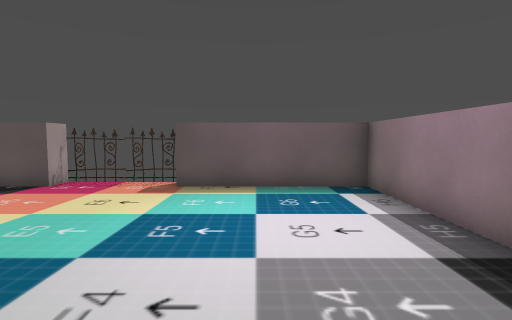
view 1 (above)

14 first-person views from a walk through a level from a Godot 3-D game. The camera is 1.5 m above the floor, tilts 4° down and sees 80° across. The floor is counted in squares, 1 m on a side. Each view is taken from the middle of a square. On the plan, view 1 faces up. The plan holds only what a view shows up to about 15 squares ahead; the rest is blank.

view 2
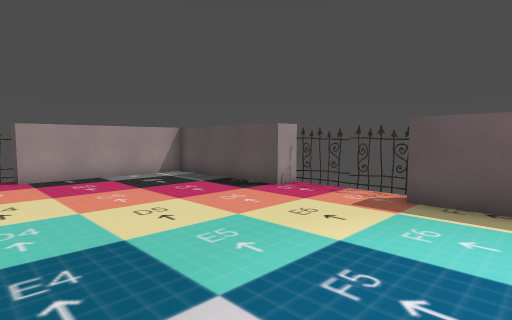

view 3
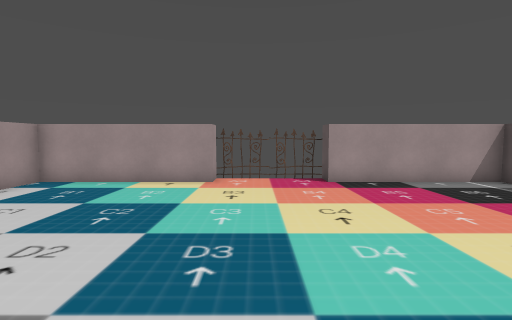

view 4
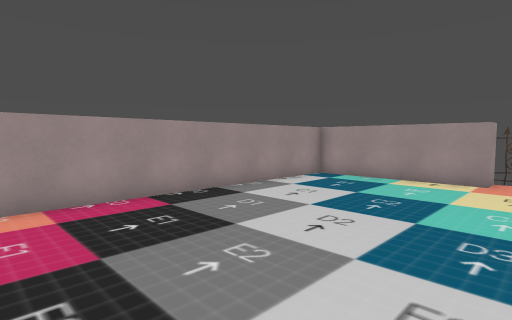

view 5
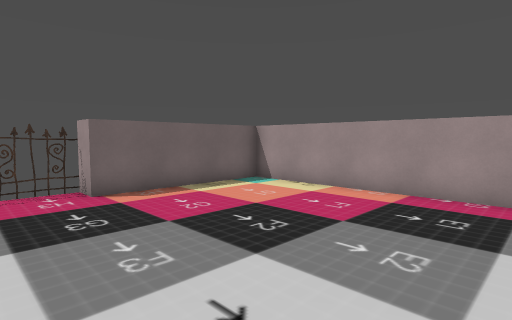

view 6
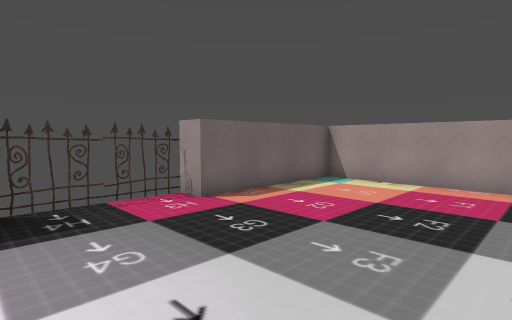

view 7
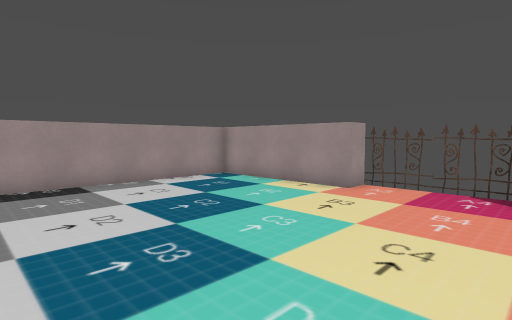

view 8
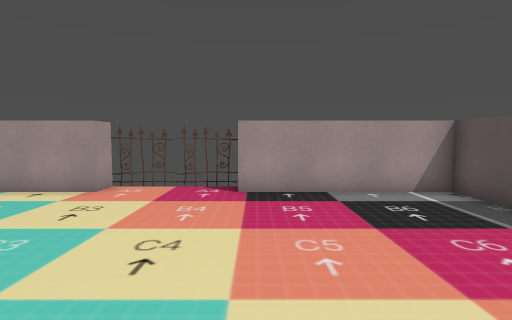

view 9
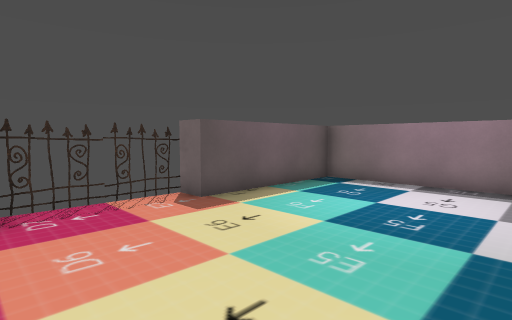

view 10
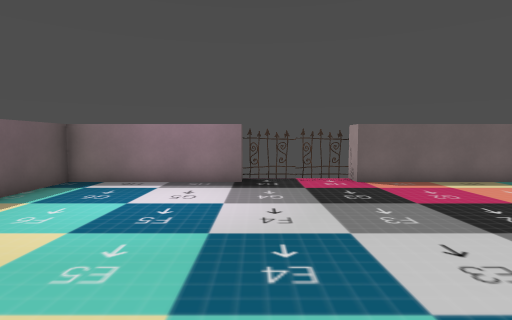

view 11
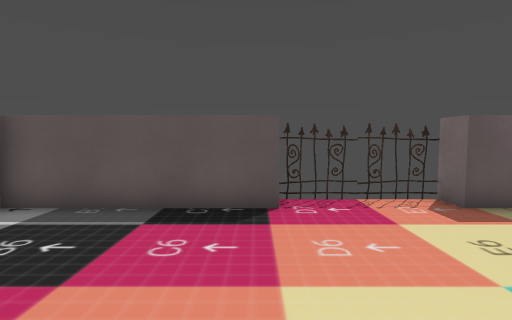

view 12
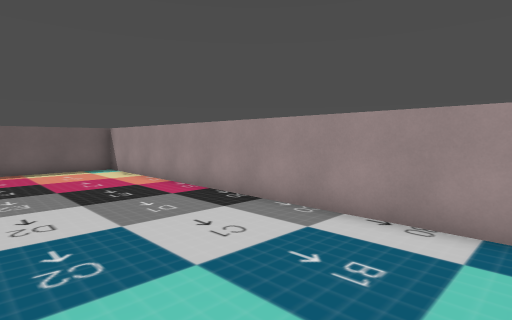

view 13
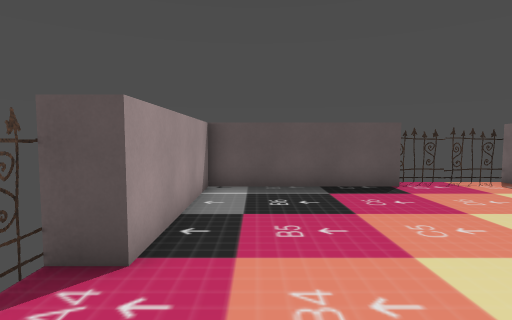

view 14
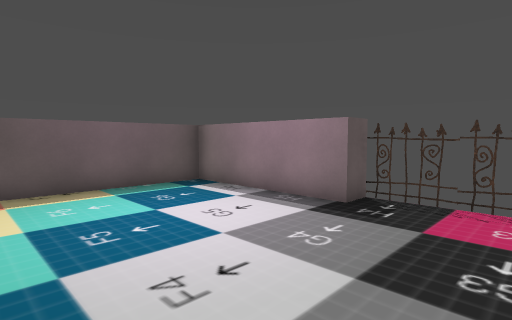

### Floor plan
Points are (right, up) in squares from view 1. A wall is a line through its corners. A room is listed if a view was taken in it or the views show most of it. See-through windows are left out.
Room 1 (views 1, 2, 3, 4, 5, 6, 7, 8, 9, 10, 11, 12, 13, 14)
walls: (-12.5, 3.5) (-13.5, 3.5) (-13.5, -0.5) (-12.5, -0.5) (-12.5, -6.5) (3.5, -6.5) (3.5, -0.5) (4.5, -0.5) (4.5, 3.5) (3.5, 3.5) (3.5, 9.5) (-2.5, 9.5) (-2.5, 10.5) (-6.5, 10.5) (-6.5, 9.5) (-12.5, 9.5) (-12.5, 3.5)

Positions as (right, up) in squares from view 1, and headings:
1: (0, 0), facing up
2: (0, 2), facing up-left
3: (-2, 1), facing left
4: (-1, 1), facing down-left
5: (-5, 2), facing down-right
6: (-3, 4), facing down-right
7: (-4, 4), facing down-left
8: (-4, 4), facing left
9: (-7, 3), facing up-right
10: (-7, 3), facing right
11: (-7, 3), facing up
12: (-12, -1), facing down-right
13: (-11, 0), facing up
14: (-3, 0), facing up-right
